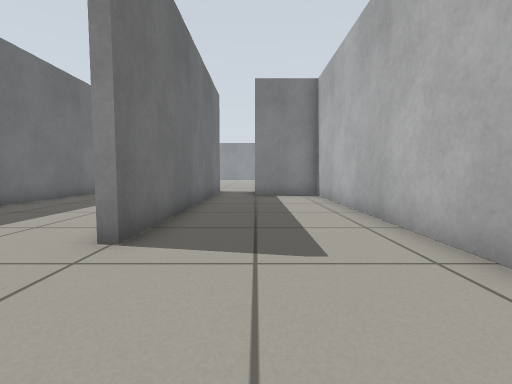
view 1 (above)

18 first-person views from a walk through a world built for the Gazebo simulator. The camera is 0.5 m above the floor, tilts 4° down and sees 85° across. The floor is counted in squares, 0.5 m on a side. Each view is taken from the middle of a square. On the plan, view 1 faces up. The plan holds only what a view shows up to about 11 squares ahead; the rest is blank. The place goes on beyond the plan.

view 2
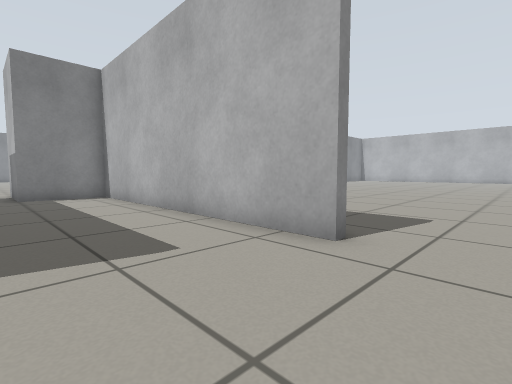

view 3
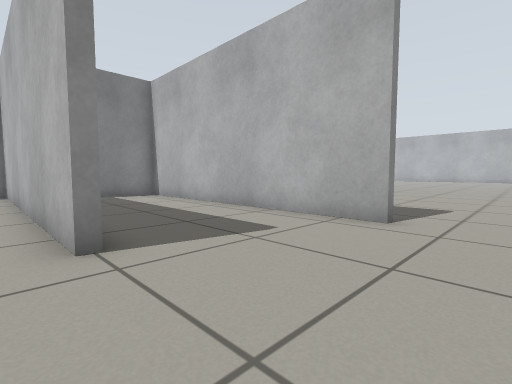

view 4
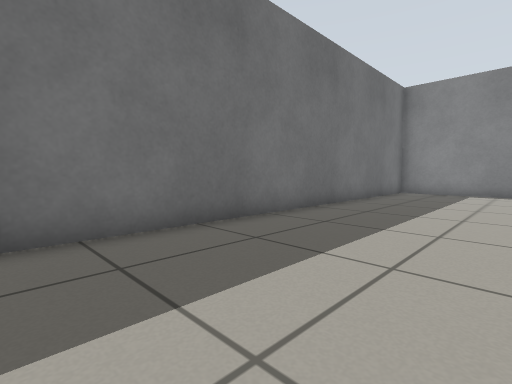

view 5
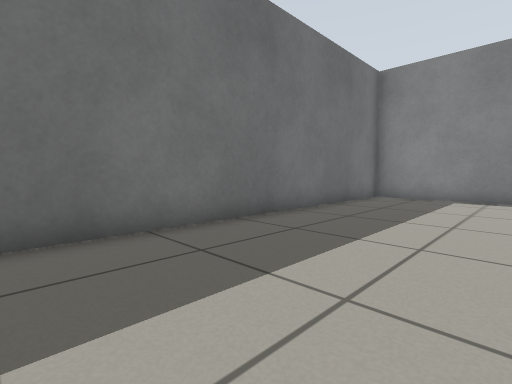

view 6
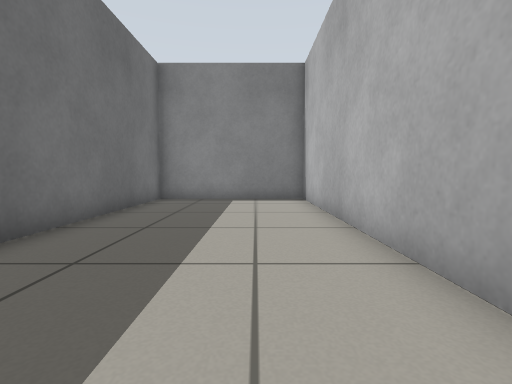

view 7
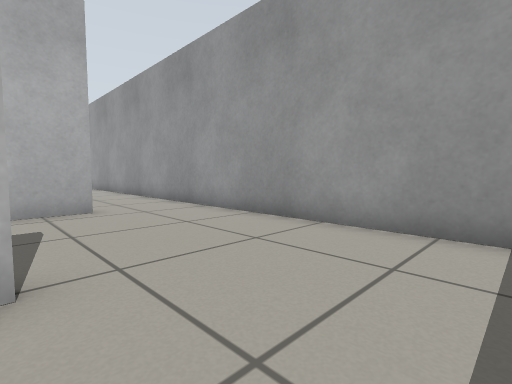

view 8
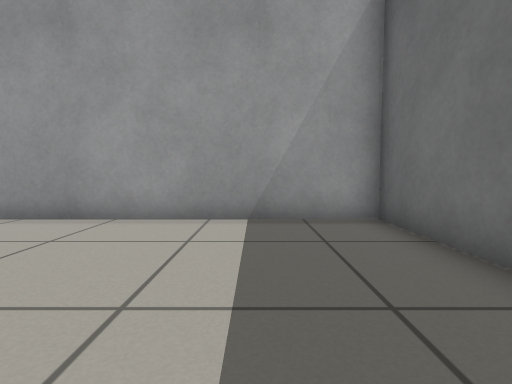

view 9
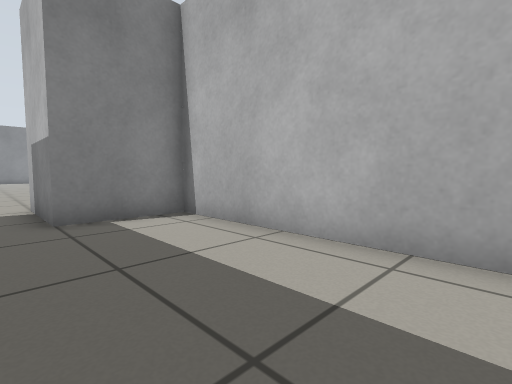

view 10
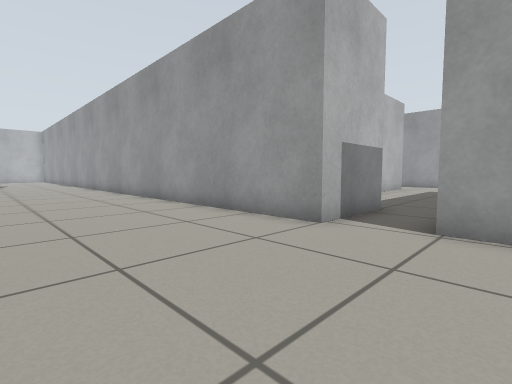

view 11
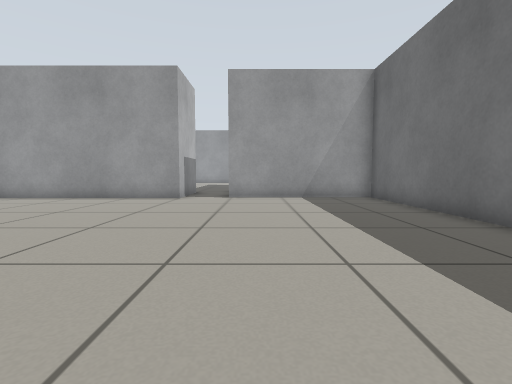

view 12
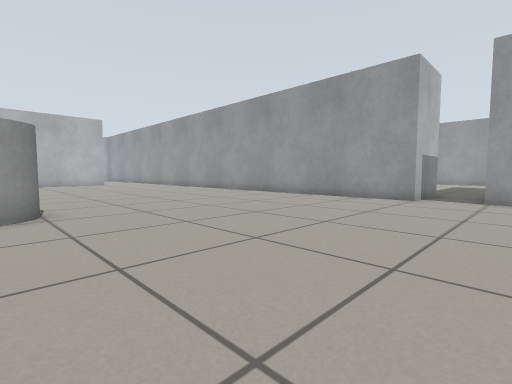

view 13
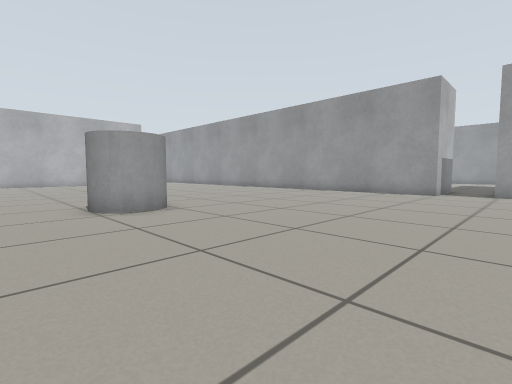

view 14
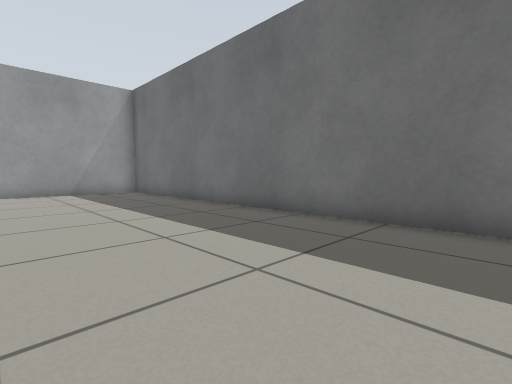

view 15
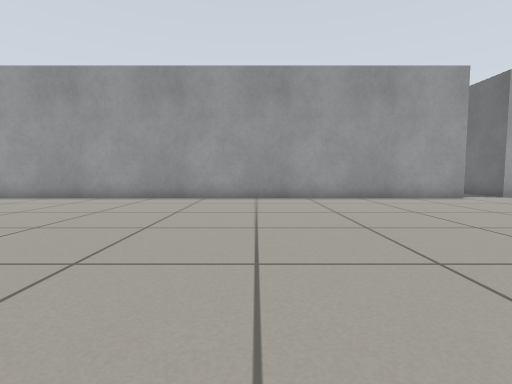

view 16
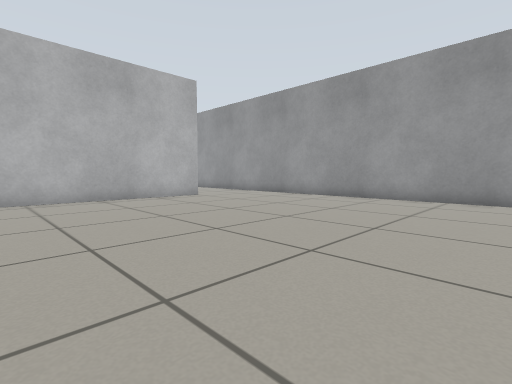

view 17
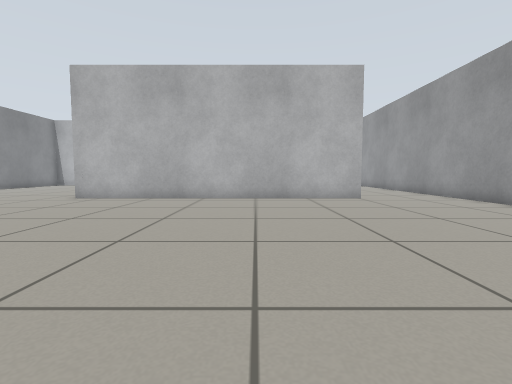

view 18
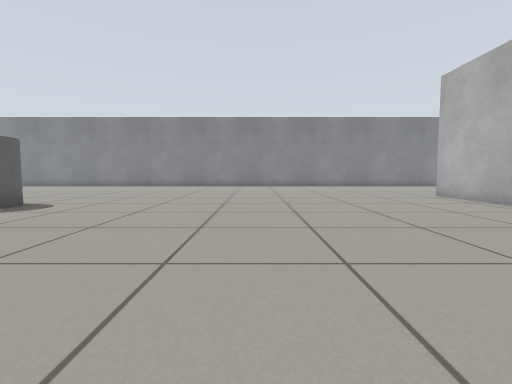

### Floor plan
Points are (right, up) in squares from view 1. A wall is a line through its corners. A room is listed if a view was taken in it or the views show most of it. See-through windows are left out.
Room 1 (views 1, 2, 9)
walls: (2.7, 2) (2.7, 12.2) (0, 12.2) (0, 15.2); (-1.9, 11.3) (-1.9, 3.8); (-2.4, -0.9) (3.5, -0.9)
ways out: opening at (-2, 1.5) to room 2; opening at (-1, 15) to room 3; opening at (3, 1)
Room 2 (views 3, 4, 5, 6, 7, 8)
walls: (-2.2, 3.8) (-2.2, 14.5) (-7.6, 14.5) (-7.6, -0.9) (-2.4, -0.9)
ways out: opening at (-2, 1.5) to room 1
Room 3 (views 10, 11, 12, 13, 14, 15, 16, 17, 18)
walls: (0, 15.2) (21.2, 15.2); (-7.6, 28.9) (-7.6, 14.8) (-1.9, 14.8); (20.7, 18.9) (20.7, 29.5)
ways out: opening at (-1, 15) to room 1; opening at (21, 17)
objects: grey cylinder (4, 25) to (6, 27)

Positions as (right, up) in squares from view 1, and headings:
1: (0, 0), facing up
2: (-1, 0), facing up-right
3: (-3, 0), facing up-right
4: (-3, 0), facing up-left
5: (-3, 3), facing up-left
6: (-4, 4), facing up
7: (-5, 4), facing down-right
8: (-5, 5), facing down
9: (-1, 6), facing up-right
10: (-3, 20), facing down-right
11: (-3, 26), facing down
12: (-3, 26), facing down-right
13: (-3, 29), facing down-right
14: (-2, 29), facing down-left
15: (8, 26), facing down
16: (10, 26), facing down-right
17: (10, 23), facing right
18: (13, 18), facing up
